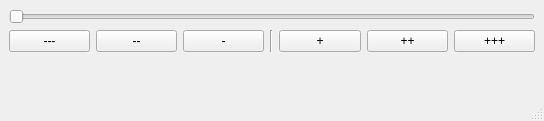
<?xml version="1.0" encoding="UTF-8"?>
<ui version="4.0">
 <class>jt_weight_slider</class>
 <widget class="QMainWindow" name="jt_weight_slider">
  <property name="geometry">
   <rect>
    <x>0</x>
    <y>0</y>
    <width>544</width>
    <height>121</height>
   </rect>
  </property>
  <property name="windowTitle">
   <string>Weight Slider</string>
  </property>
  <widget class="QWidget" name="centralwidget">
   <layout class="QGridLayout" name="gridLayout">
    <item row="1" column="0">
     <layout class="QHBoxLayout" name="horizontalLayout_3">
      <item>
       <widget class="QPushButton" name="JT_WeightSlider_subtract_3">
        <property name="text">
         <string>---</string>
        </property>
        <property name="+c" stdset="0">
         <string>'import  jt_weight_slider; jt_weight_slider.modify_weights(-0.5)'</string>
        </property>
       </widget>
      </item>
      <item>
       <widget class="QPushButton" name="JT_WeightSlider_subtract_2">
        <property name="text">
         <string>--</string>
        </property>
        <property name="+c" stdset="0">
         <string>'import  jt_weight_slider;  jt_weight_slider.modify_weights(-0.1)'</string>
        </property>
       </widget>
      </item>
      <item>
       <widget class="QPushButton" name="JT_WeightSlider_subtract">
        <property name="text">
         <string>-</string>
        </property>
        <property name="+c" stdset="0">
         <string>'import  jt_weight_slider;  jt_weight_slider.modify_weights(-0.05)'</string>
        </property>
       </widget>
      </item>
      <item>
       <widget class="Line" name="line">
        <property name="orientation">
         <enum>Qt::Vertical</enum>
        </property>
       </widget>
      </item>
      <item>
       <widget class="QPushButton" name="JT_WeightSlider_add">
        <property name="text">
         <string>+</string>
        </property>
        <property name="+c" stdset="0">
         <string>'import  jt_weight_slider;  jt_weight_slider.modify_weights(0.05)'</string>
        </property>
       </widget>
      </item>
      <item>
       <widget class="QPushButton" name="JT_WeightSlider_add_2">
        <property name="text">
         <string>++</string>
        </property>
        <property name="+c" stdset="0">
         <string>'import  jt_weight_slider;  jt_weight_slider.modify_weights(0.1)'</string>
        </property>
       </widget>
      </item>
      <item>
       <widget class="QPushButton" name="JT_WeightSlider_add_3">
        <property name="text">
         <string>+++</string>
        </property>
        <property name="+c" stdset="0">
         <string>'import  jt_weight_slider;   jt_weight_slider.modify_weights(0.5)'</string>
        </property>
       </widget>
      </item>
     </layout>
    </item>
    <item row="2" column="0">
     <spacer name="verticalSpacer">
      <property name="orientation">
       <enum>Qt::Vertical</enum>
      </property>
      <property name="sizeHint" stdset="0">
       <size>
        <width>20</width>
        <height>40</height>
       </size>
      </property>
     </spacer>
    </item>
    <item row="0" column="0">
     <layout class="QHBoxLayout" name="horizontalLayout">
      <item>
       <widget class="QSlider" name="jt_weight_slider_slider">
        <property name="maximum">
         <number>100</number>
        </property>
        <property name="orientation">
         <enum>Qt::Horizontal</enum>
        </property>
        <property name="+dc" stdset="0">
         <string>'import  jt_weight_slider;  jt_weight_slider.set_weights()'</string>
        </property>
       </widget>
      </item>
     </layout>
    </item>
   </layout>
  </widget>
  <widget class="QStatusBar" name="statusbar"/>
 </widget>
 <resources/>
 <connections/>
</ui>
